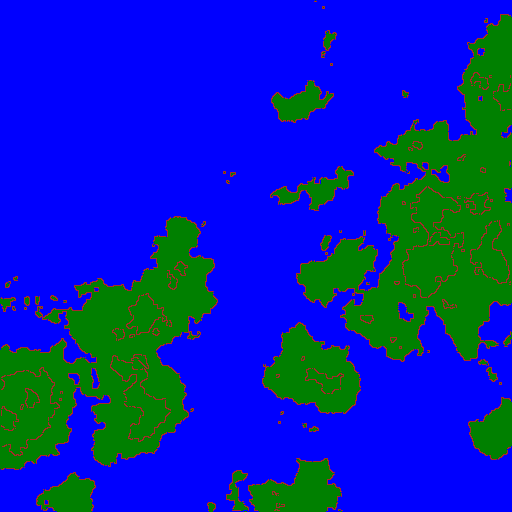

This chart was generated by the following Python code:
import random, json, os, math, sys
from operator import itemgetter
from PIL import Image, ImageDraw
 

# global size
total_x = None
total_y = None

# terrain json objects
total_background = []

total_detail = []

#read maps in and fill the total_detail array

def read_map_files():

	global total_x
	global total_y
	global total_detail

	for filename in os.listdir("map"):
		if(os.path.splitext(filename)[1] == ".map"):
			
			m = json.load(open("map/"+filename, "r"))

			if total_x == None and total_y == None:
				total_x = int(m["map"]["total_x"]) *32
				total_y = int(m["map"]["total_y"]) *32

			background = m["map"]["content"]["background"]
			for tile in background:
				tile["submap_x"] = m["map"]["x"]
				tile["submap_y"] = m["map"]["y"]
			total_background.extend(background)

			detail = m["map"]["content"]["detail"]
			for tile in detail:
				tile["submap_x"] = m["map"]["x"]
				tile["submap_y"] = m["map"]["y"]
			total_detail.extend(detail)



read_map_files()

screen_height = int(total_y)
screen_width = int(total_x)

img = Image.new('RGBA', (screen_width, screen_height), "black")

draw = ImageDraw.Draw(img)

size = 0
colour = "black"
for bk_tile in total_background:

	x = int(bk_tile["x"])
	y = int(bk_tile["y"])

	

	if(bk_tile["type"].find("WATER") > -1):
		colour = "blue"
	else:
		colour = "green"

	if(bk_tile["type"].find("SMALL") > -1):
		
		draw.point((x,y), colour)
	else:

		draw.rectangle([x,y,x+4,y+4], fill=colour)

	
 
for cliff in total_detail:

	x = int(cliff["x"])
	y = int(cliff["y"])

	if(cliff["type"].find("UNKNOWN_TYPE") > -1):
		draw.point((x,y), "red")
	else:
		draw.point((x,y), "brown")


img_filename = "map_test" +  ".png"
img.save(img_filename )
print img_filename, "done"



#look for images in this dir
img_dir = "../img/terrain/packing/"
tile_size = 32


sprite_map = {}
for filename in os.listdir(img_dir):
	if(os.path.splitext(filename)[1] == ".png"):
		sprite_map[filename] = Image.open(img_dir+filename, 'r')


#draw large map
img = Image.new('RGBA', (screen_width*tile_size, screen_height*tile_size), "black")


for bk_tile in total_background:

	x = int(bk_tile["x"])
	y = int(bk_tile["y"])

	sprite_file = bk_tile["type"] + ".png"

	sprite_img = sprite_map[sprite_file]
	img.paste(sprite_img,(x*tile_size,y*tile_size))
	print sprite_file

for detail_tile in total_detail:

	x = int(detail_tile["x"])
	y = int(detail_tile["y"])

	x_off = int(detail_tile["xoffset"])
	y_off = int(detail_tile["yoffset"])

	sprite_file = detail_tile["type"] + ".png"

	sprite_img = sprite_map[sprite_file]
	img.paste(sprite_img,(x*tile_size + x_off ,y*tile_size + y_off))
	print sprite_file


img_filename = "map_test_full" +  ".png"
img.save(img_filename)
print img_filename, "done"
